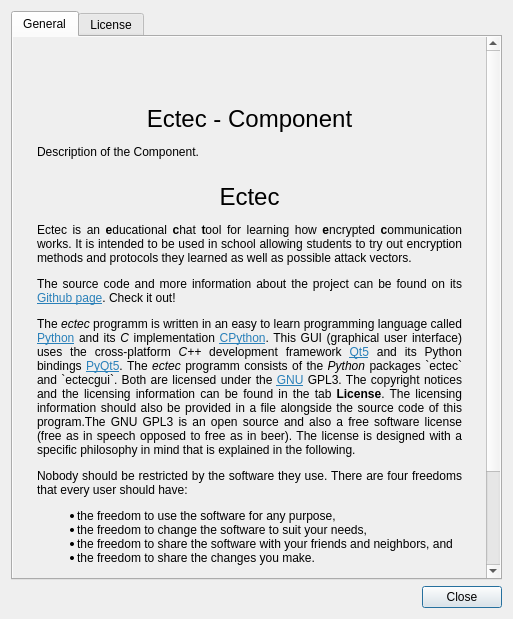
<?xml version="1.0" encoding="UTF-8"?>
<ui version="4.0">
 <class>dAbout</class>
 <widget class="QDialog" name="dAbout">
  <property name="geometry">
   <rect>
    <x>0</x>
    <y>0</y>
    <width>513</width>
    <height>619</height>
   </rect>
  </property>
  <property name="windowTitle">
   <string>About Ectec</string>
  </property>
  <property name="windowIcon">
   <iconset resource="ectec.qrc">
    <normaloff>:/ectec-icon.svg</normaloff>:/ectec-icon.svg</iconset>
  </property>
  <layout class="QVBoxLayout" name="verticalLayout">
   <item>
    <widget class="QTabWidget" name="tabWidget">
     <property name="currentIndex">
      <number>0</number>
     </property>
     <widget class="QWidget" name="frameGeneral">
      <attribute name="title">
       <string>General</string>
      </attribute>
      <layout class="QVBoxLayout" name="verticalLayout_3">
       <property name="leftMargin">
        <number>0</number>
       </property>
       <property name="topMargin">
        <number>0</number>
       </property>
       <property name="rightMargin">
        <number>0</number>
       </property>
       <property name="bottomMargin">
        <number>0</number>
       </property>
       <item>
        <widget class="QScrollArea" name="scrollArea">
         <property name="frameShape">
          <enum>QFrame::NoFrame</enum>
         </property>
         <property name="widgetResizable">
          <bool>true</bool>
         </property>
         <property name="alignment">
          <set>Qt::AlignCenter</set>
         </property>
         <widget class="QWidget" name="scrollAreaWidgetContents">
          <property name="geometry">
           <rect>
            <x>0</x>
            <y>0</y>
            <width>695</width>
            <height>1333</height>
           </rect>
          </property>
          <layout class="QVBoxLayout" name="verticalLayout_2">
           <property name="spacing">
            <number>24</number>
           </property>
           <property name="leftMargin">
            <number>24</number>
           </property>
           <property name="topMargin">
            <number>24</number>
           </property>
           <property name="rightMargin">
            <number>24</number>
           </property>
           <property name="bottomMargin">
            <number>24</number>
           </property>
           <item>
            <layout class="QHBoxLayout" name="horizontalLayout">
             <property name="spacing">
              <number>0</number>
             </property>
             <item>
              <spacer name="horizontalSpacer">
               <property name="orientation">
                <enum>Qt::Horizontal</enum>
               </property>
               <property name="sizeHint" stdset="0">
                <size>
                 <width>40</width>
                 <height>20</height>
                </size>
               </property>
              </spacer>
             </item>
             <item>
              <widget class="QLabel" name="labelIcon">
               <property name="sizePolicy">
                <sizepolicy hsizetype="Fixed" vsizetype="Fixed">
                 <horstretch>0</horstretch>
                 <verstretch>0</verstretch>
                </sizepolicy>
               </property>
               <property name="pixmap">
                <pixmap resource="ectec.qrc">:/ectec-icon.svg</pixmap>
               </property>
               <property name="scaledContents">
                <bool>true</bool>
               </property>
               <property name="alignment">
                <set>Qt::AlignCenter</set>
               </property>
              </widget>
             </item>
             <item>
              <spacer name="horizontalSpacer_2">
               <property name="orientation">
                <enum>Qt::Horizontal</enum>
               </property>
               <property name="sizeHint" stdset="0">
                <size>
                 <width>40</width>
                 <height>20</height>
                </size>
               </property>
              </spacer>
             </item>
            </layout>
           </item>
           <item>
            <widget class="QLabel" name="labelComponent">
             <property name="sizePolicy">
              <sizepolicy hsizetype="Preferred" vsizetype="Minimum">
               <horstretch>0</horstretch>
               <verstretch>0</verstretch>
              </sizepolicy>
             </property>
             <property name="text">
              <string notr="true">&lt;html&gt;&lt;head/&gt;&lt;body&gt;&lt;p align=&quot;center&quot;&gt;&lt;span style=&quot; font-size:18pt;&quot;&gt;Ectec - Component&lt;/span&gt;&lt;/p&gt;&lt;p align=&quot;justify&quot;&gt;Description of the Component.&lt;/p&gt;&lt;/body&gt;&lt;/html&gt;</string>
             </property>
             <property name="wordWrap">
              <bool>true</bool>
             </property>
             <property name="openExternalLinks">
              <bool>true</bool>
             </property>
            </widget>
           </item>
           <item>
            <widget class="QLabel" name="labelEctec">
             <property name="text">
              <string>&lt;html&gt;&lt;head/&gt;&lt;body&gt;&lt;p align=&quot;center&quot;&gt;&lt;span style=&quot; font-size:18pt;&quot;&gt;Ectec&lt;/span&gt;&lt;/p&gt;&lt;p align=&quot;justify&quot;&gt;Ectec is an &lt;span style=&quot; font-weight:600;&quot;&gt;e&lt;/span&gt;ducational &lt;span style=&quot; font-weight:600;&quot;&gt;c&lt;/span&gt;hat &lt;span style=&quot; font-weight:600;&quot;&gt;t&lt;/span&gt;ool for learning how &lt;span style=&quot; font-weight:600;&quot;&gt;e&lt;/span&gt;ncrypted &lt;span style=&quot; font-weight:600;&quot;&gt;c&lt;/span&gt;ommunication works. It is intended to be used in school allowing students to try out encryption methods and protocols they learned as well as possible attack vectors.&lt;/p&gt;&lt;p align=&quot;justify&quot;&gt;The source code and more information about the project can be found on its &lt;a href=&quot;https://github.com/real-yfprojects/ectec&quot;&gt;&lt;span style=&quot; text-decoration: underline; color:#2980b9;&quot;&gt;Github page&lt;/span&gt;&lt;/a&gt;. Check it out!&lt;/p&gt;&lt;p align=&quot;justify&quot;&gt;The &lt;span style=&quot; font-style:italic;&quot;&gt;ectec&lt;/span&gt; programm is written in an easy to learn programming language called &lt;a href=&quot;https://en.wikipedia.org/wiki/Python_(programming_language)&quot;&gt;&lt;span style=&quot; text-decoration: underline; color:#2980b9;&quot;&gt;Python&lt;/span&gt;&lt;/a&gt; and its &lt;span style=&quot; font-style:italic;&quot;&gt;C&lt;/span&gt; implementation &lt;a href=&quot;https://www.python.org/&quot;&gt;&lt;span style=&quot; text-decoration: underline; color:#2980b9;&quot;&gt;CPython&lt;/span&gt;&lt;/a&gt;. This GUI (graphical user interface) uses the cross-platform &lt;span style=&quot; font-style:italic;&quot;&gt;C++&lt;/span&gt; development framework &lt;a href=&quot;https://doc.qt.io/qt-5/index.html&quot;&gt;&lt;span style=&quot; text-decoration: underline; color:#2980b9;&quot;&gt;Qt5&lt;/span&gt;&lt;/a&gt; and its Python bindings &lt;a href=&quot;https://www.riverbankcomputing.com/static/Docs/PyQt5/introduction.html&quot;&gt;&lt;span style=&quot; text-decoration: underline; color:#2980b9;&quot;&gt;PyQt5&lt;/span&gt;&lt;/a&gt;. The &lt;span style=&quot; font-style:italic;&quot;&gt;ectec&lt;/span&gt; programm consists of the &lt;span style=&quot; font-style:italic;&quot;&gt;Python&lt;/span&gt; packages `ectec` and `ectecgui`. Both are licensed under the &lt;a href=&quot;https://www.gnu.org/&quot;&gt;&lt;span style=&quot; text-decoration: underline; color:#2980b9;&quot;&gt;GNU&lt;/span&gt;&lt;/a&gt; GPL3. The copyright notices and the licensing information can be found in the tab &lt;span style=&quot; font-weight:600;&quot;&gt;License&lt;/span&gt;. The licensing information should also be provided in a file alongside the source code of this program.The GNU GPL3 is an open source and also a free software license (free as in speech opposed to free as in beer). The license is designed with a specific philosophy in mind that is explained in the following.&lt;/p&gt;&lt;p align=&quot;justify&quot;&gt;Nobody should be restricted by the software they use. There are four freedoms that every user should have:&lt;/p&gt;&lt;ul style=&quot;margin-top: 0px; margin-bottom: 0px; margin-left: 0px; margin-right: 0px; -qt-list-indent: 1;&quot;&gt;&lt;li style=&quot; margin-top:12px; margin-bottom:0px; margin-left:0px; margin-right:0px; -qt-block-indent:0; text-indent:0px;&quot;&gt;the freedom to use the software for any purpose,&lt;/li&gt;&lt;li style=&quot; margin-top:0px; margin-bottom:0px; margin-left:0px; margin-right:0px; -qt-block-indent:0; text-indent:0px;&quot;&gt;the freedom to change the software to suit your needs,&lt;/li&gt;&lt;li style=&quot; margin-top:0px; margin-bottom:0px; margin-left:0px; margin-right:0px; -qt-block-indent:0; text-indent:0px;&quot;&gt;the freedom to share the software with your friends and neighbors, and&lt;/li&gt;&lt;li style=&quot; margin-top:0px; margin-bottom:12px; margin-left:0px; margin-right:0px; -qt-block-indent:0; text-indent:0px;&quot;&gt;the freedom to share the changes you make.&lt;/li&gt;&lt;/ul&gt;&lt;p&gt;When a program offers users all of these freedoms, we call it &lt;a href=&quot;https://www.gnu.org/philosophy/free-sw.html&quot;&gt;&lt;span style=&quot; text-decoration: underline; color:#2980b9;&quot;&gt;free software&lt;/span&gt;&lt;/a&gt;.&lt;/p&gt;&lt;p&gt;Developers who write software can release it under the terms of the GNU GPL. When they do, it will be free software and stay free software, no matter who changes or distributes the program. We call this copyleft: the software is copyrighted, but instead of using those rights to restrict users like proprietary software does, we use them to ensure that every user has freedom.&lt;/p&gt;&lt;/body&gt;&lt;/html&gt;</string>
             </property>
             <property name="wordWrap">
              <bool>true</bool>
             </property>
             <property name="openExternalLinks">
              <bool>true</bool>
             </property>
            </widget>
           </item>
          </layout>
         </widget>
        </widget>
       </item>
      </layout>
     </widget>
     <widget class="QWidget" name="frameLicense">
      <attribute name="title">
       <string>License</string>
      </attribute>
      <layout class="QVBoxLayout" name="verticalLayout_4">
       <property name="leftMargin">
        <number>0</number>
       </property>
       <property name="topMargin">
        <number>0</number>
       </property>
       <property name="rightMargin">
        <number>0</number>
       </property>
       <property name="bottomMargin">
        <number>0</number>
       </property>
       <item>
        <widget class="QScrollArea" name="scrollArea_2">
         <property name="frameShape">
          <enum>QFrame::NoFrame</enum>
         </property>
         <property name="widgetResizable">
          <bool>true</bool>
         </property>
         <widget class="QWidget" name="scrollAreaWidgetContents_2">
          <property name="geometry">
           <rect>
            <x>0</x>
            <y>0</y>
            <width>493</width>
            <height>532</height>
           </rect>
          </property>
          <layout class="QVBoxLayout" name="verticalLayout_5">
           <item>
            <widget class="QLabel" name="licenseView">
             <property name="text">
              <string>License information not available.
A license file should still be located in the application folder.</string>
             </property>
             <property name="alignment">
              <set>Qt::AlignLeading|Qt::AlignLeft|Qt::AlignTop</set>
             </property>
             <property name="wordWrap">
              <bool>true</bool>
             </property>
             <property name="indent">
              <number>12</number>
             </property>
             <property name="openExternalLinks">
              <bool>true</bool>
             </property>
             <property name="textInteractionFlags">
              <set>Qt::LinksAccessibleByMouse|Qt::TextSelectableByMouse</set>
             </property>
            </widget>
           </item>
          </layout>
         </widget>
        </widget>
       </item>
      </layout>
     </widget>
    </widget>
   </item>
   <item>
    <widget class="QDialogButtonBox" name="buttonBox">
     <property name="standardButtons">
      <set>QDialogButtonBox::Close</set>
     </property>
    </widget>
   </item>
  </layout>
 </widget>
 <resources>
  <include location="ectec.qrc"/>
 </resources>
 <connections/>
</ui>
